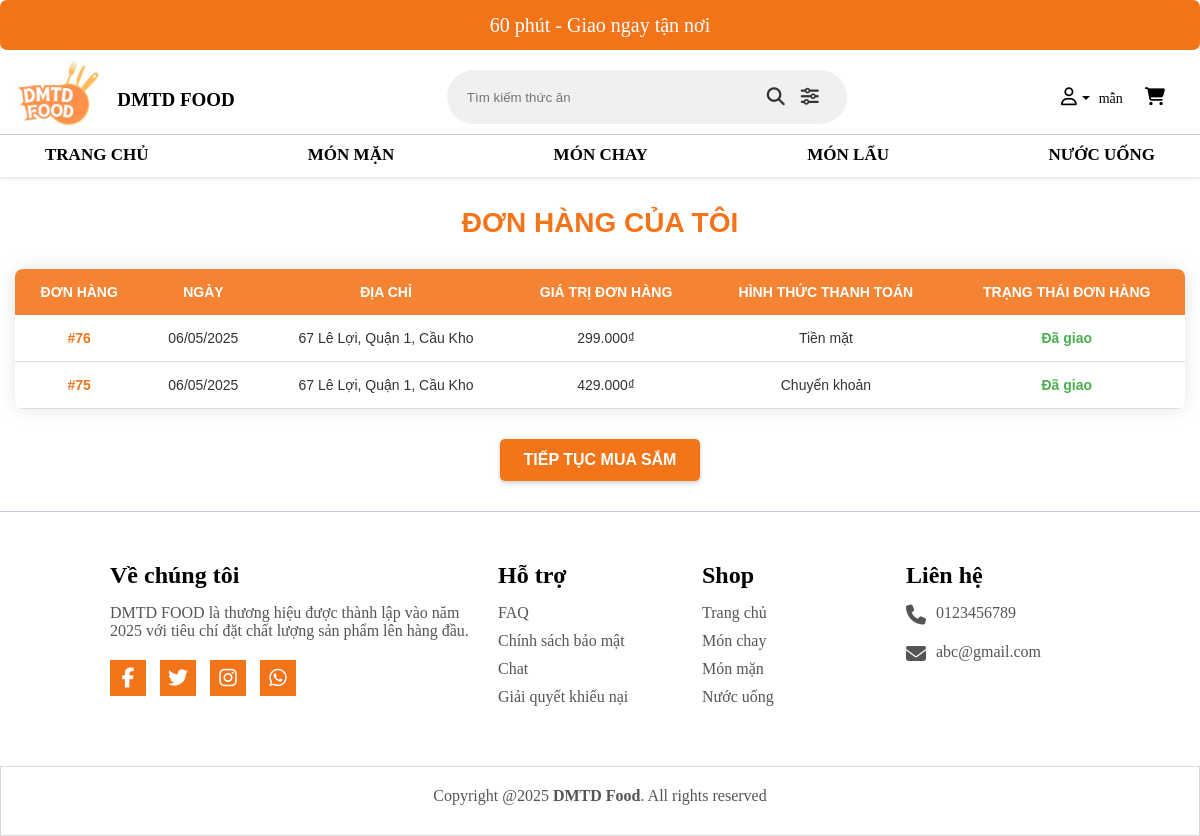
Screenshot of /controller/index.php?act=xemhoadon (signed in) with the database file from the repository.
### tables this page shows
CREATE TABLE `hoadon` (
  `IdHoaDon` int(255) NOT NULL,
  `IdNguoiDung` int(11) NOT NULL,
  `HoTen` varchar(250) NOT NULL,
  `email` varchar(250) NOT NULL,
  `sdt` varchar(11) NOT NULL,
  `DiaChi` varchar(250) NOT NULL,
  `quan_huyen` varchar(100) NOT NULL,
  `phuong_xa` varchar(100) NOT NULL,
  `NgayDatHang` datetime NOT NULL,
  `TongTien` int(11) NOT NULL DEFAULT 0,
  `PhuongThucTT` tinyint(1) NOT NULL DEFAULT 1 COMMENT '1:tiền mặt 2: là chuyển khoản',
  `TrangThai` tinyint(1) NOT NULL DEFAULT 1 COMMENT '1:Chưa xác nhận, 2:Đã xác nhận, 3:Giao thành công, 4:Hủy đơn '
);

### view/bill.php (the view, shortened to what this page needs)
<?php
$conn = ketnoidb();
$isLoggedIn = isset($_SESSION['tenDangNhap']);
if($isLoggedIn){
  $email = $_SESSION['email'];
}else{
    echo "không có dữ liệu";
}
$timIdNguoiIDung = "SELECT id_nguoidung FROM nguoidung where email = '$email'";
$result = $conn->query($timIdNguoiIDung);
$IdNguoiDung = 0;
if($result && $result->num_rows > 0){
    $row = mysqli_fetch_array($result);
    $IdNguoiDung = $row['id_nguoidung'];
}
if($IdNguoiDung > 0){
    $sql = "SELECT * FROM hoadon where IdNguoiDung = '$IdNguoiDung' ORDER BY NgayDatHang DESC";
    $kq = $conn->query($sql);
}else{
    echo "<script> alert('Không thành công') </script>";
}
function getPhuongThucThanhToan($value) {
    switch ($value) {
        case 1:
            return "Tiền mặt";
        case 2:
            return "Chuyển khoản";
    }
}
function getTrangThaiDonHang($value) {
    switch ($value) {
        case 3:
            return "<span class='status-delivered'>Đã giao</span>";
    }
}
function formatDate($dateString) {
    $date = new DateTime($dateString);
    return $date->format('d/m/Y');
}
include "header.php";
?>
<!DOCTYPE html>
<html lang="en">
<head>
</head>
<body>
    <div class="bill-container">
        <h2 class="page-title">ĐƠN HÀNG CỦA TÔI</h2>
        <?php if(count($_SESSION['hoadon']) > 0): ?>
            <table class="order-table">
                <tr>
                    <th>Đơn hàng</th>
                    <th>Ngày</th>
                    <th>Địa chỉ</th>
                    <th>Giá trị đơn hàng</th>
                    <th>Hình thức thanh toán</th>
                    <th>Trạng thái đơn hàng</th>
                </tr>
                <?php
                for ($i = 0; $i < count($_SESSION['hoadon']); $i++):
                    $hoadon = $_SESSION['hoadon'][$i];
                    $ptttText = getPhuongThucThanhToan($hoadon[8]);
                    $trangThaiText = getTrangThaiDonHang($hoadon[9]);
                    $formattedDate = formatDate($hoadon[6]);
                ?>
                    <tr>
                        <td>
                            <a href="../view/chitiethoadon.php?mahoadon=<?=$hoadon[0]?>" class="order-link">
                                #<?= $hoadon[0] ?>
                            </a>
                        </td>
                        <td><?= $formattedDate ?></td>
                        <td><?= $hoadon[3] . ', ' . $hoadon[4] . ', ' . $hoadon[5] ?></td>
                        <td><?= number_format($hoadon[7], 0, ',', '.') ?>₫</td>
                        <td><?= $ptttText ?></td>
                        <td><?= $trangThaiText ?></td>
                    </tr>
                <?php endfor; ?>
            </table>
            <div class="button-container">
                <button type="button" class="shop-button" onclick="window.location.href='../controller/index.php'">Tiếp tục mua sắm</button>
            </div>
        <?php endif; ?>
    </div>
<?php include "footer.php"; ?>
</body>
</html>

### view/css/style.css (style rules this page uses)
* { box-sizing: border-box; margin: 0; padding: 0; }

### view/bill.php (style rules this page uses)
.bill-container { max-width: 1200px; margin: 20px auto; padding: 0 15px; font-family: 'Arial', sans-serif; }
.page-title { color: #f37419; text-align: center; margin: 30px 0; font-size: 28px; font-weight: bold; text-transform: uppercase; }
.order-table { width: 100%; border-collapse: collapse; margin: 25px 0; box-shadow: 0 0 20px rgba(0, 0, 0, 0.1); border-radius: 8px; overflow: hidden; }
.order-table th { background-color: rgba(243, 116, 25, 0.88); color: #fff; padding: 15px; text-align: center; font-weight: bold; text-transform: uppercase; font-size: 14px; }
.order-table td { padding: 15px; text-align: center; border-bottom: 1px solid #ddd; color: #333; font-size: 14px; }
.order-link { color: #f37419; text-decoration: none; font-weight: bold; }
.button-container { display: flex; justify-content: center; margin: 30px 0; }
.shop-button { padding: 12px 24px; background-color: #f37419; color: white; border: none; border-radius: 5px; cursor: pointer; font-size: 16px; font-weight: bold; transition: all 0.3s ease; text-transform: uppercase; box-shadow: 0 2px 5px rgba(0, 0, 0, 0.2); }
.status-delivered { color: #4CAF50; font-weight: bold; }

### rows the page displays
hoadon: IdHoaDon "76", NgayDatHang "06/05/2025", DiaChi "67 Lê Lợi", quan_huyen "Quận 1", phuong_xa "Cầu Kho", TongTien "299.000", PhuongThucTT "Tiền mặt", TrangThai "Đã giao"
hoadon: IdHoaDon "75", NgayDatHang "06/05/2025", DiaChi "67 Lê Lợi", quan_huyen "Quận 1", phuong_xa "Cầu Kho", TongTien "429.000", PhuongThucTT "Chuyển khoản", TrangThai "Đã giao"

### other values shown
$tenDangNhap "mẫn"
